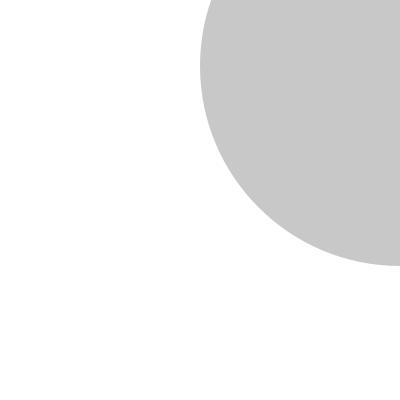
Frame 1 (no input)
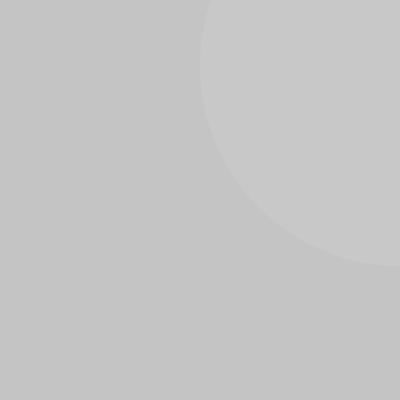
Frame 60 (the mouse pressed at the canvas centre just before this capture)
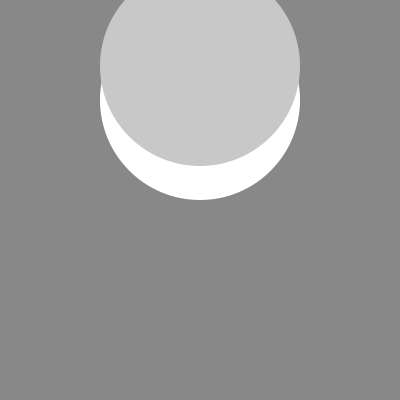
Frame 120 (the mouse held since frame 60 and released just before this capture)

The Processing sketch that drew these frames (run headless with seeded random() and noise(); from frame 60 on, the mouse is pressed at the canvas centre):

// Processing sketch: processing_109642
// ── processing_109642.pde

//Leung Sze Mei //Mei//52631410//

void setup(){
  size(400,400);
  frameRate(20);
  noStroke();
  smooth();
}

int bg=255;
int value = 255;
void draw(){

  background(bg);
  bg=bg-1;
  if (bg==-1)
   bg=255;
   
  float x= mouseX;
  float y= mouseY;
  float ix=width -mouseX;
  float iy =mouseY- height;
 

 fill(value);
  ellipse (x, height/4, y, y);
  
  fill(200);
  ellipse (ix, height/6, iy , iy); 
}
  
void mouseClicked() {
  if (value == 0) {
    value = 255;
  } else {
    value = 0;
  }
}
